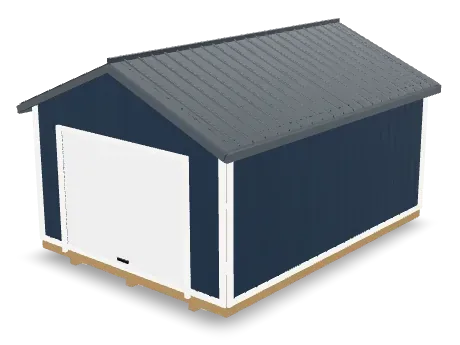
#> input picture SAMPLE-1012-1006.webp, 460 x 345 px
$ python ink.py ../../SAMPLE-1012-1006.webp
#> lines starting #> are read from the running program, lines starting #| are printed output that depends on the picture
# ink.py <png>: share of pixels that are not near-white, as a percent
import sys
from PIL import Image
im = Image.open(sys.argv[1]).convert('L')
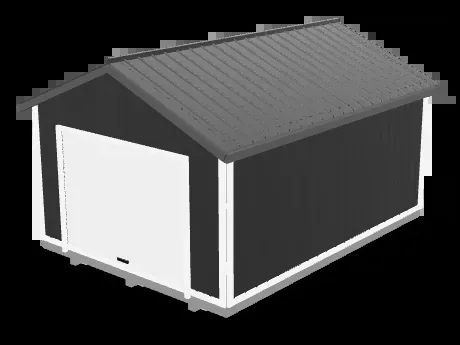
#> im: PIL image 460x345 L; min 0, max 255, mean 71.6
px = im.getdata(); n = len(px)
#> after `n = len(px)`: n = 158700
print(round(100.0 * sum(1 for p in px if p < 200) / n, 2))
#| 85.86

$ run again, on SAMPLE-1016-1009.webp
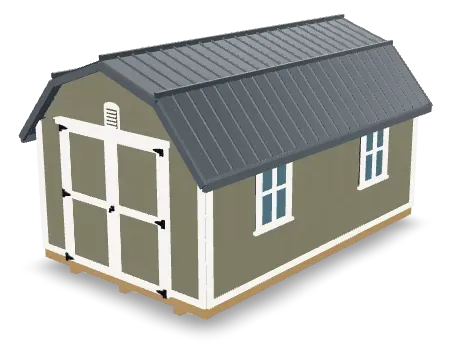
#> input picture SAMPLE-1016-1009.webp, 460 x 345 px
#> `im = Image.open(sys.argv[1]).convert('L')`:
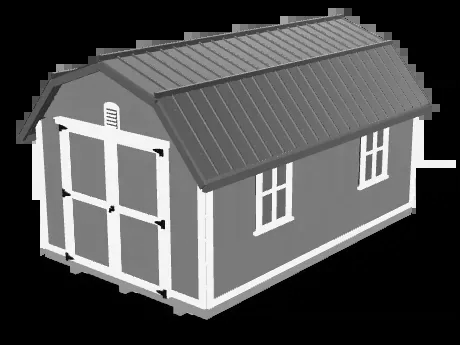
#> im: PIL image 460x345 L; min 0, max 255, mean 81
#> n = 158700
#| 90.49

$ run again, on SAMPLE-1020-1004.webp
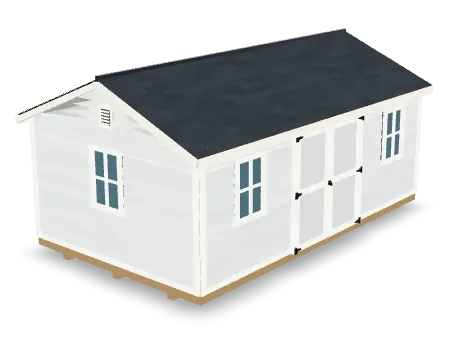
#> input picture SAMPLE-1020-1004.webp, 460 x 345 px
#> `im = Image.open(sys.argv[1]).convert('L')`:
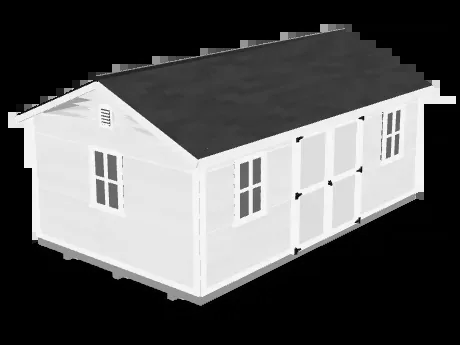
#> im: PIL image 460x345 L; min 0, max 255, mean 90.4
#> n = 158700
#| 67.62

$ run again, on SAMPLE-1024-1011.webp
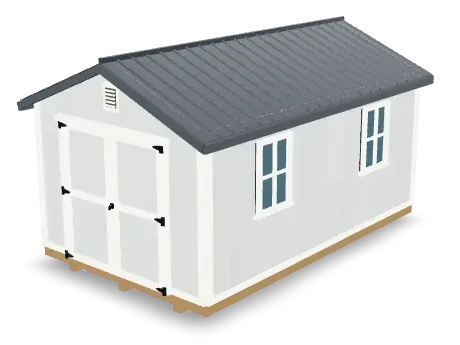
#> input picture SAMPLE-1024-1011.webp, 460 x 345 px
#> `im = Image.open(sys.argv[1]).convert('L')`:
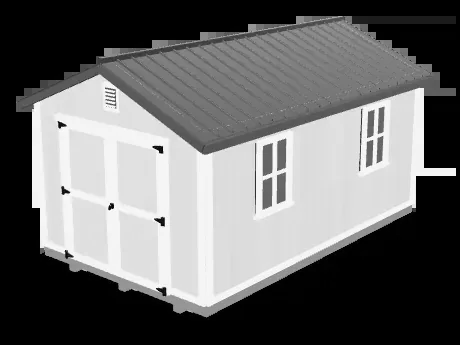
#> im: PIL image 460x345 L; min 0, max 255, mean 106.7
#> n = 158700
#| 64.81
